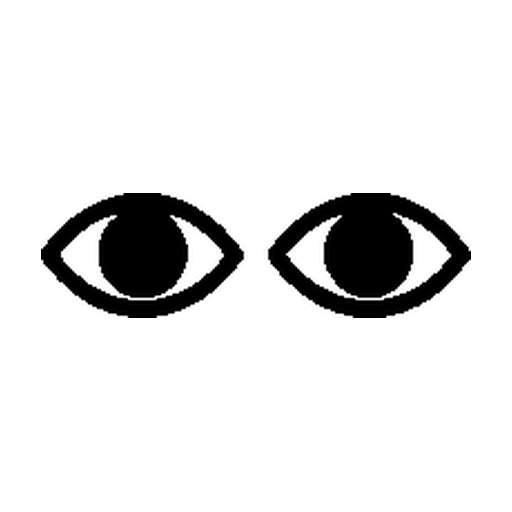
#> input picture inputs/silhouettes/standalone-batch-b/eye_look.png, 512 x 512 px; its folder holds 4 pictures in this run
$ python make_standalone_batch_b_qa.py
#> lines starting #> are read from the running program, lines starting #| are printed output that depends on the picture
#!/usr/bin/env python3
"""Build a local visual review sheet for the supplied Standalone Batch B reference."""
from pathlib import Path
from PIL import Image, ImageDraw, ImageFont
import cairosvg

ROOT = Path(__file__).resolve().parents[1]
IDS = ["eye_look", "item_clothing", "comm_speak", "comm_sound", "media_text", "media_image", "nature_sun", "state_light", "food_produce", "food_bakery", "rel_greater", "rel_lesser"]

def render(path: Path, px: int) -> Image.Image:
    data = cairosvg.svg2png(url=str(path), output_width=px, output_height=px)
    import io
    return Image.open(io.BytesIO(data)).convert("RGBA")

def main() -> None:
    out = ROOT / "build/qa/standalone-batch-b.png"; out.parent.mkdir(parents=True, exist_ok=True)
    cell_w, cell_h = 430, 230
    sheet = Image.new("RGB", (cell_w * 4, cell_h * 3), "white"); draw = ImageDraw.Draw(sheet)
#> after `sheet = Image.new('RGB', (cell_w * 4, cell_h * 3), 'white')`: sheet: PIL image 1720x690 RGB; every value is 255
    for index, icon_id in enumerate(IDS):
        x, y = (index % 4) * cell_w, (index // 4) * cell_h
        src = Image.open(ROOT / "inputs/silhouettes/standalone-batch-b" / f"{icon_id}.png").convert("RGB").resize((120, 120))
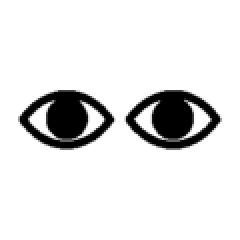
#> src: PIL image 120x120 RGB (shown 2 times larger); min 0, max 255, mean 227.7
        sheet.paste(src, (x + 12, y + 42))
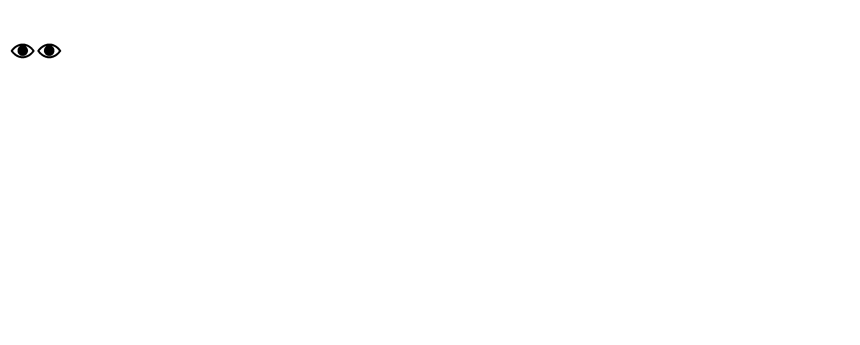
#> sheet: PIL image 1720x690 RGB (shown at 1/2 size); min 0, max 255, mean 254.7
        for image, pos in ((render(ROOT / "icons/svg" / f"{icon_id}.svg", 192), (x + 145, y + 8)), (render(ROOT / "icons/svg" / f"{icon_id}.svg", 64), (x + 345, y + 50)), (render(ROOT / "icons/svg" / f"{icon_id}.svg", 24), (x + 365, y + 125))):
            sheet.paste(image, pos, image)
        draw.text((x + 12, y + 12), icon_id, fill="black")
        draw.text((x + 140, y + 205), "source crop / canonical 192 / 64 / 24 px", fill="black")
    sheet.save(out)
    print(out)

if __name__ == "__main__":
    main()
#> (the call stopped at in render, `data = cairosvg.svg2png(url=str(path), output_width=px, output_height=..`: cairosvg is not available in this run)
